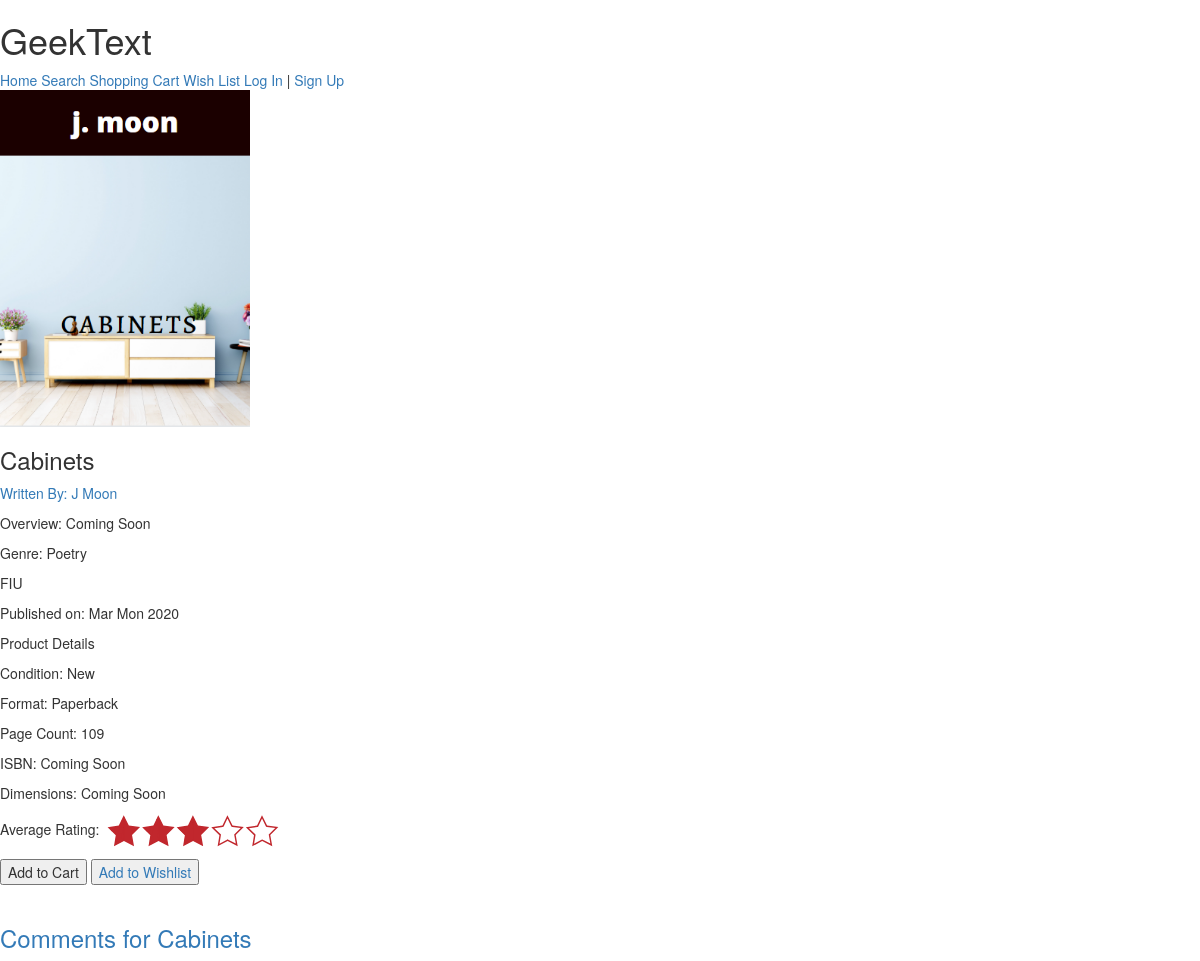
Page /details/1/ on the committed database.
### details/models.py (models this page shows, shortened)
class Book(models.Model):
    PURCHASE_CHOICES = [('New','New'),('Used','Used')]
    BOOK_TYPE = [('Hardback','Hardback'),('Paperback','Paperback')]
    title = models.CharField(max_length=100)
    author = models.ForeignKey(Author, on_delete=models.CASCADE, related_name='Author')
    publisher = models.CharField(max_length=100)
    genre = models.CharField(max_length=30)
    condition = models.CharField(choices=PURCHASE_CHOICES, max_length=10, blank=True)
    type = models.CharField(choices=BOOK_TYPE, max_length=10)
    published_date=models.DateTimeField()
    cover = models.ImageField(upload_to='uploads/', null=True)
    cost = models.FloatField(null=True, blank=True, default=None)
    pages = models.IntegerField(null=True, blank=True, default=None)
    synopsis = models.CharField(max_length=1000, blank=True, null=True)
    ISBN = models.CharField(max_length=25, blank=True, null=True)
    dimensions = models.CharField(max_length=50, blank=True, null=True)

class Author(models.Model):
    firstName = models.CharField(max_length=100)
    lastName = models.CharField(max_length=100)
    location = models.CharField(max_length=100)
    age = models.IntegerField(null=True, blank=True, default=None)
    biography =  models.CharField(max_length=1000)
    pic = models.ImageField(upload_to='uploads/', null=True)

### details/views.py (the view)
# urls.py: url(r'^details/(\d+)/', views.book_detail, name='book_detail'),
def book_detail(request, id):
    try:
        book = Book.objects.get(id=id)
    except Book.DoesNotExist:
        raise Http404('Book Not Found')
    return render(request, 'book_detail.html', {'book': book})

### details/templatetags/review.py (called while the page is built)
@register.filter
def rating_avg(book):
    reviews = Review.objects.filter(book=book)
    return reviews.aggregate(Avg('rating'))['rating__avg']

### details/templates/book_detail.html (shortened to what this page needs)
{% load static %}
{% load review %}
<!DOCTYPE html>
<html>
      <head>
        <link rel="stylesheet" href="//maxcdn.bootstrapcdn.com/bootstrap/3.2.0/css/bootstrap.min.css">
        <link rel="stylesheet" href="//maxcdn.bootstrapcdn.com/bootstrap/3.2.0/css/bootstrap-theme.min.css">
        <link rel="stylesheet" href="{% static 'css/admin/css/book.css' %}">
      </head>
<div class="logo">
	<h1>GeekText</h1>
</div>
<div class="topnav">
	<a href="{% url 'home' %}">Home</a>
	<a>Search</a>
	<a href="{% url 'item-list' %}">Shopping Cart</a>
	<a href="{% url 'all_wish_list'%}">Wish List</a>
	{% if user.is_authenticated %}
		<a href="{% url 'profile_logout' %}">Log out </a> | <a href = "{%url 'profile_detail' %}">{{ user.username }}</a>
	{% else %}
		<a href="{% url 'profile_login' %}">Log In </a> | <a href = "{% url 'profile_signup' %}" > Sign Up</a>
	{% endif %}
</div>
      <div class="details">
	       <img data-enlargable width="250" style="cursor: zoom-in" src="{{ book.cover.url}}" alt="{{ book.title }}"/>
      </div>
      <div class="contents">
	       <h3> {{book.title|capfirst }}</h3>
		   <p><a href="{%url 'author_books' book.author.id%}"> Written By: {{book.author.firstName}} {{book.author.lastName}}</a></p>
	        <div class="contents_overview">
		          {%if book.synopsis%}
			           <p>Overview: {{book.synopsis}}</p>
		          {% endif %}
	        </div>
	  <div class="contents_suboverview">
		          {%if book.genre%}
			           <p>Genre: {{book.genre}}</p>
		          {% endif %}
		          <p>{{ book.publisher }}</p>
		          <p>Published on: {{book.published_date|date:"M D Y"}}</p>
		          <p>Product Details</p>
		          {%if book.condition%}
			           <p>Condition: {{book.condition}}</p>
		          {% endif %}
		          {%if book.type%}
			           <p>Format: {{book.type}}</p>
		          {% endif %}
		          <p>Page Count: {{book.pages }}</p>
		          {%if book.ISBN%}
			           <p>ISBN: {{book.ISBN}}</p>
		          {% endif %}
		          {%if book.dimensions%}
			           <p>Dimensions: {{book.dimensions}}</p>
		          {% endif %}
				   <p>Average Rating: {% include 'rating.html' %}</p>
		          <button class="contents_clicker"> Add to Cart</Button>
              <a href="{% url 'add_to_list' book.id %}"><button class="contents_clicker">Add to Wishlist</Button></a>
	         </div>
        </div>
        <div>
          <h3><a href="{%url 'display_reviews' book.id%}">Comments for {{book.title}}</a></h3>
        </div>
</html>

### rows in the picture
Book: cover (picture), title "Cabinets", synopsis "Coming Soon", genre "Poetry", publisher "FIU", published_date "Mar Mon 2020", condition "New", type "Paperback", pages "109", ISBN "Coming Soon", dimensions "Coming Soon"
Author: author.firstName "J", author.lastName "Moon"
